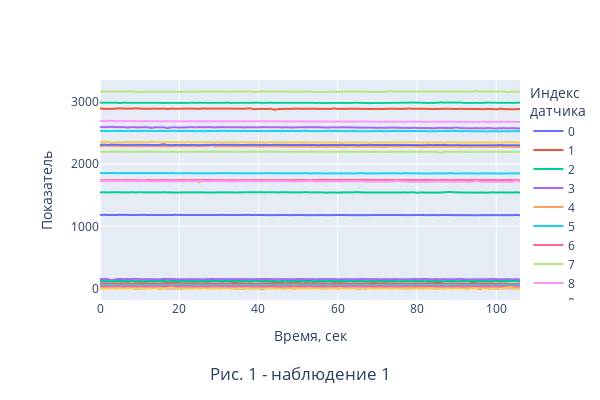

The code cell stored with this chart in its notebook:
### Code cell
f.get_all_sensors_plot(1, [0,107], X_train, plot_counter=1)
